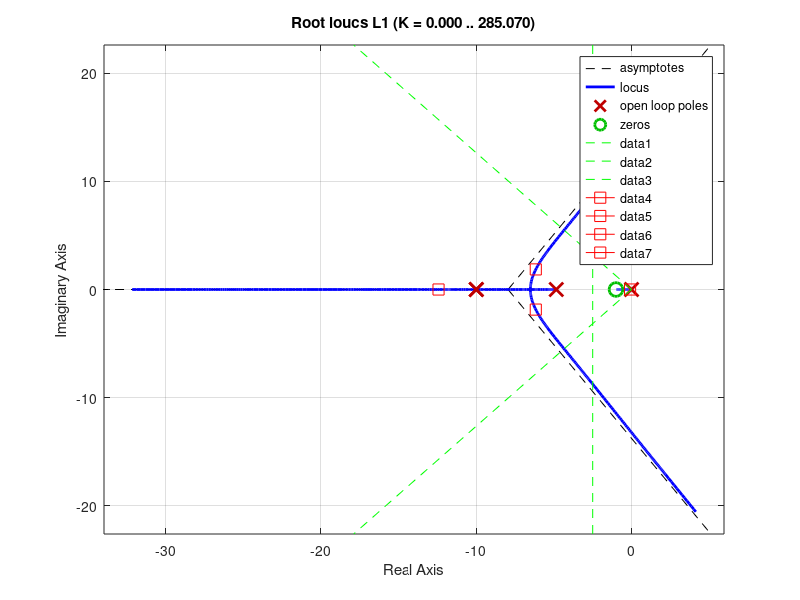
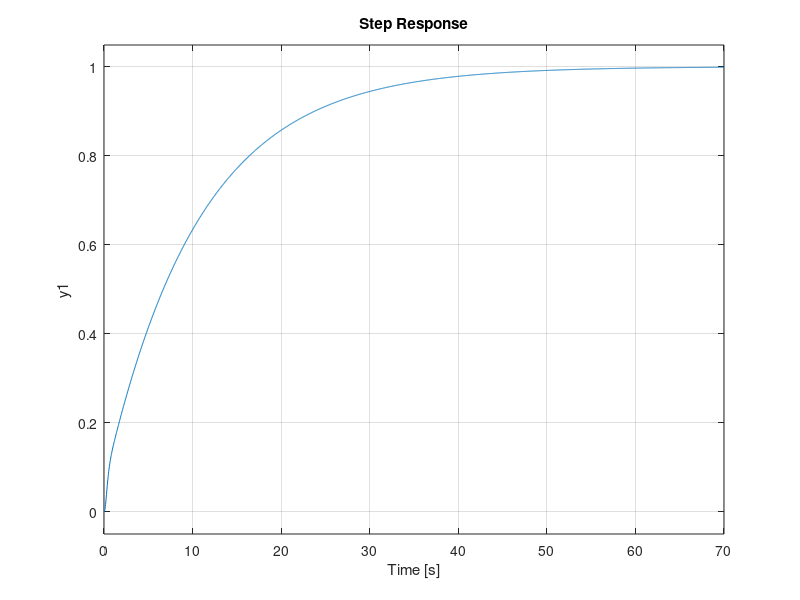

The MATLAB script that drew these images, in order:
% diseño del controlador para el levitador por el lugar de las raices
% definimos las matrices de estado
tao = 0.1
K= 1
p1 = 4.85

A = [0 1 0; 0 -p1 p1; 0 0 -1/tao]
B = [0 0 K/tao]'
C = [1 0 0]

lev = ss(A,B,C,0)
G = tf(lev)

% dise�o del controlador
k=1
z=-1
p=10*z
C = zpk([z],[p],k);
L1=C*G;
T=feedback(L1,1);
plc=pole(T)


% plot de la region de diseno
delete(gcf)
rlocus(L1)
tee = 2
SP = 12
sigma = 5/tee
zeta = abs(log(SP))/sqrt(pi^2+(log(SP))^2)
teta = acos(zeta)
h = gca()
xscale = get(h,'xlim');
yscale = get(h,'ylim');
line([0 -yscale(2)/tan(teta)], [0 yscale(2)], 'color','g', 'linestyle','--')
line([0 yscale(1)/tan(teta)], [0 yscale(1)], 'color','g','linestyle','--')
l=line([-sigma -sigma], [yscale(1) yscale(2)], 'color','g','linestyle','--')

for i =1 : length(plc)
  line(real(plc(i)), imag(plc(i)),  'marker','square', 'color','r', 'markersize', 8)
end

figure(2)
step(T)

